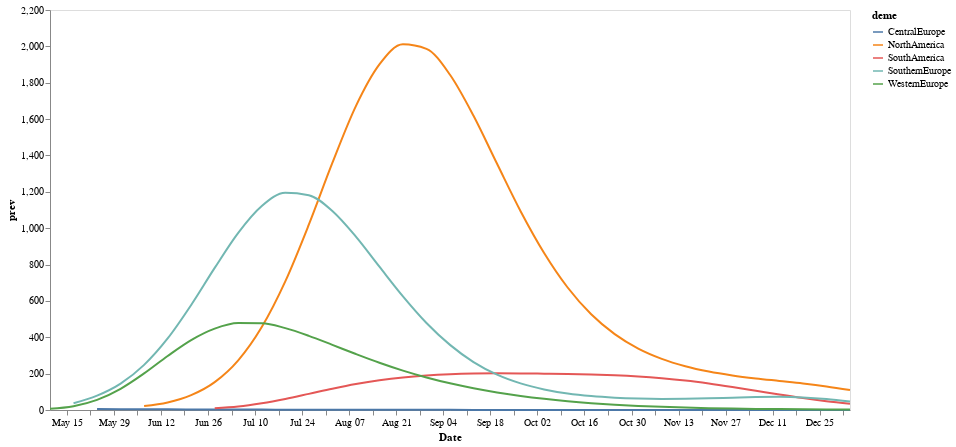

Write notebook code for a chart like this one.
### Code cell
alt.Chart(combined_ne_prev_df).mark_line(
    opacity=1, interpolate='monotone', color = "#f58518"
).encode(
    alt.X('date:T', axis=alt.Axis(title="Date", grid=False)),
    alt.Y('median_prev', axis=alt.Axis(title="prev", grid=False)),
    #alt.Y("log_median"),
    alt.Color("deme:N")
).properties(
    width=800,
    height=400)

### Figure 1 — Vega-Lite specification as saved in the notebook (floating-point values rounded to 4 significant figures; data arrays with more than 128 entries replaced by an {"elided": "..."} marker saying what was removed)
{"config": {"view": {"continuousWidth": 400, "continuousHeight": 300}}, "data": {"name": "data-621a2b8e91da632377e129e2eb41e75c"}, "mark": {"type": "line", "color": "#f58518", "interpolate": "monotone", "opacity": 1}, "encoding": {"color": {"field": "deme", "type": "nominal"}, "x": {"axis": {"grid": false, "title": "Date"}, "field": "date", "type": "temporal"}, "y": {"axis": {"grid": false, "title": "prev"}, "field": "median_prev", "type": "quantitative"}}, "height": 400, "width": 800, "$schema": "https://vega.github.io/schema/vega-lite/v4.17.0.json", "datasets": {"data-621a2b8e91da632377e129e2eb41e75c": {"elided": "161 records"}}}
